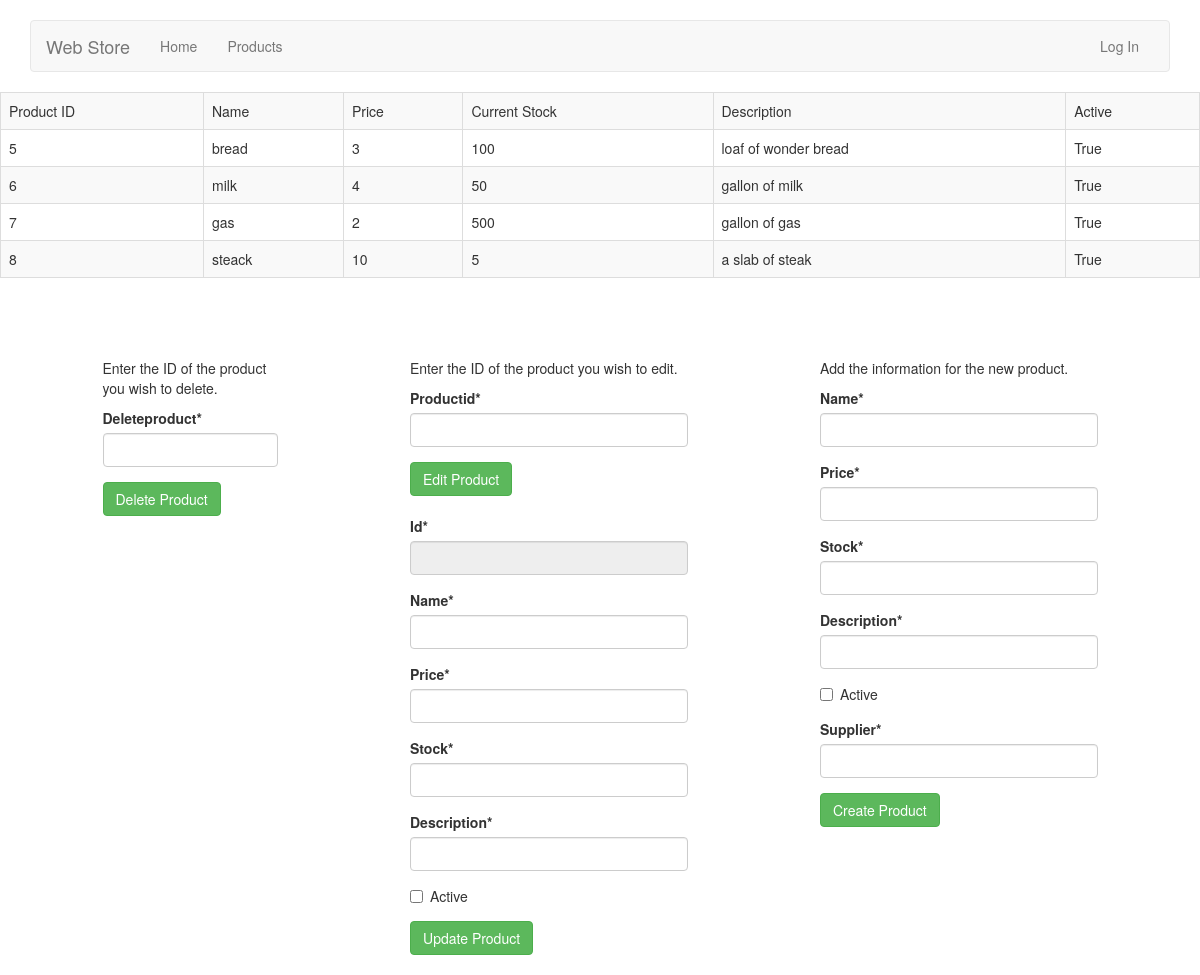
The app's page /productmanage, older data.
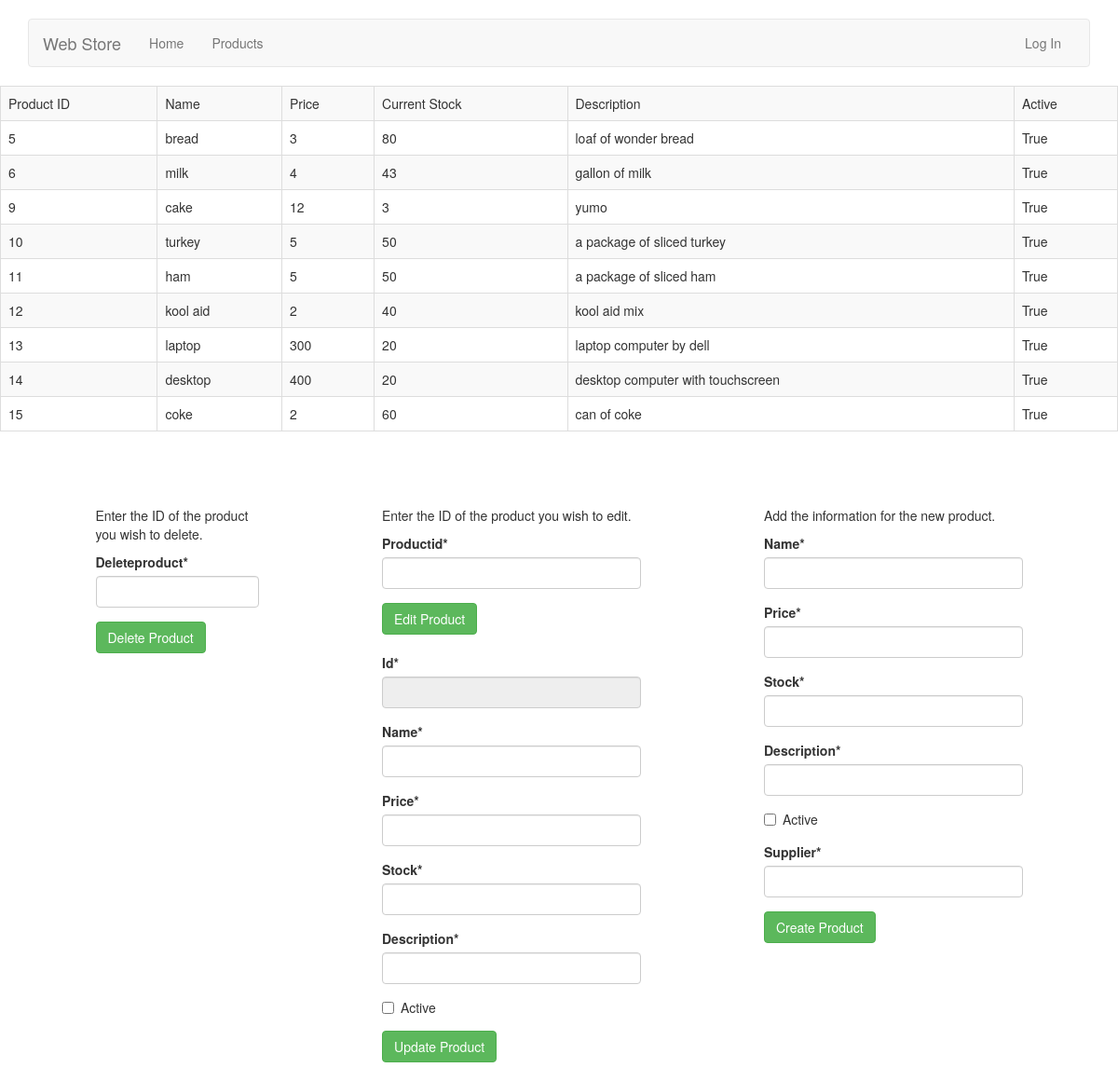
The same page, newer data.
### product/models.py (models this page shows)
class CreateProduct(models.Model):
	id = models.AutoField(primary_key=True)
	name = models.CharField(max_length=100)
	price = models.IntegerField()
	stock = models.IntegerField()
	description = models.TextField()
	active = models.BooleanField(default=True)

### home/views.py (the view, shortened to what this page needs)
# urls.py: url(r'^productmanage', 'home.views.products', name = 'manageproducts'),
def products(request):
	queryset = CreateProduct.objects.all()
	deleteform = DeleteProductForm(request.POST or None)
	lookupform = ProductLookUpForm(request.POST or None)
	updateform = UpdateProductForm(request.POST or None)
	createform = CreateProductForm(request.POST or None)
	context = {
		"deleteform": deleteform,
		"queryset": queryset,
		"updateform": updateform,
		"lookupform": lookupform,
		"createform": createform,
	}
	return render(request, "manageproducts.html", context)

### home/forms.py
class DeleteProductForm(forms.Form):
	deleteProduct = forms.IntegerField(widget = forms.TextInput)

class UpdateProductForm(forms.Form):
	id = forms.IntegerField(widget = forms.TextInput(attrs={'readonly':'readonly'}))
	name = forms.CharField(widget = forms.TextInput)
	price = forms.IntegerField(widget = forms.TextInput)
	stock = forms.IntegerField(widget = forms.TextInput)
	description = forms.CharField(widget = forms.TextInput)
	active = forms.BooleanField(widget = forms.CheckboxInput, required=False)

### templates/manageproducts.html
{% extends 'base.html' %}
{% load crispy_forms_tags %}
{% block content %}
<table class='table table-striped table-bordered'>
	<tr><td>Product ID</td><td>Name</td><td>Price</td><td>Current Stock</td><td>Description</td><td>Active</td></tr>
	{% for obj in queryset %}
		<tr><td>{{ obj.id }}</td><td>{{ obj.name }}</td><td>{{ obj.price }}</td><td>{{ obj.stock }}</td><td>{{ obj.description }}</td><td>{{ obj.active }}</td></tr>
	{% endfor %}
</table>
<br><br><br>
<div class="row">
	<div class="col-xs-2 col-xs-offset-1">
		<p>Enter the ID of the product you wish to delete.</p>
		<form method='POST' action=''>{% csrf_token %}
			{{ deleteform|crispy }}
			<input type='submit' name="delete" class="btn btn-success" 	value='Delete Product' />
		</form>
	</div>
	<div class="col-xs-3 col-xs-offset-1">
		<p>Enter the ID of the product you wish to edit.</p>
		<form method='POST' action=''>{% csrf_token %}
			{{ lookupform|crispy }}
			<input type='submit' name="lookup" class="btn btn-success" 	value='Edit Product' />
		</form>
		<br>
		<form method='POST' action=''>{% csrf_token %}
			{{ updateform|crispy }}
			<input type='submit' name="update" class="btn btn-success" 	value='Update Product' />
		</form>
	</div>
	<div class="col-xs-3 col-xs-offset-1">
		<p>Add the information for the new product.</p>
		<form method='POST' action=''>{% csrf_token %}
			{{ createform|crispy }}
			<input type='submit' name="create" class="btn btn-success" 	value='Create Product' />
		</form>
	</div>
</div>
{% endblock %}

### templates/base.html (shortened to what this page needs)
{% load staticfiles %}
<!DOCTYPE html>
<html lang="en">
  <head>
    <link href="{% static 'css/bootstrap.min.css' %}" rel="stylesheet">
     <link href="{% static 'css/jumbotron.css' %}" rel="stylesheet">
     <link href="{% static 'css/navbar.css' %}" rel="stylesheet">
  </head>
  <body>
  {% include 'navbar.html' %}
  {% block content %}
  {% endblock %}
  </body>
</html>

### templates/navbar.html (shortened to what this page needs)
    <div class="container">
      <nav class="navbar navbar-default">
        <div class="container-fluid">
          <div class="navbar-header">
            <a class="navbar-brand" href="{% url 'home' %}">Web Store</a>
          </div>
          <div id="navbar" class="navbar-collapse collapse">
            <ul class="nav navbar-nav">
              <li><a href="{% url 'home' %}">Home</a></li>
              <li><a href="{% url 'product' %}">Products</a></li>
            </ul>
            <ul class="nav navbar-nav navbar-right">
              {% if user.is_authenticated %}
                <li><a href="{% url 'cart' %}">Shopping Cart</a></li>
                <li><a href="{% url 'logout' %}">Log Out</a></li>
                <li><a href="{% url 'editaccount' %}">Edit Account</a></li>
              {% else %}
                <li><a href="{% url 'signin' %}">Log In</a></li>
              {% endif %}
            </ul>
          </div>
        </div>
      </nav>
    </div>

### static/css/jumbotron.css (style rules this page uses)
body { padding-top: 50px; padding-bottom: 20px; }

### static/css/navbar.css (style rules this page uses)
body { padding-top: 20px; padding-bottom: 20px; }
.navbar { margin-bottom: 20px; }

Row changes from the older to the newer data that the page shows:
removed CreateProduct: id "7", name "gas", price "2", stock "500", description "gallon of gas", active "True"
removed CreateProduct: id "8", name "steack", price "10", stock "5", description "a slab of steak", active "True"
changed CreateProduct "bread": stock "100" → "80"
changed CreateProduct "milk": stock "50" → "43"
added CreateProduct: id "9", name "cake", price "12", stock "3", description "yumo", active "True"
added CreateProduct: id "10", name "turkey", price "5", stock "50", description "a package of sliced turkey", active "True"
added CreateProduct: id "11", name "ham", price "5", stock "50", description "a package of sliced ham", active "True"
added CreateProduct: id "12", name "kool aid", price "2", stock "40", description "kool aid mix", active "True"
added CreateProduct: id "13", name "laptop", price "300", stock "20", description "laptop computer by dell", active "True"
added CreateProduct: id "14", name "desktop", price "400", stock "20", description "desktop computer with touchscreen", active "True"
added CreateProduct: id "15", name "coke", price "2", stock "60", description "can of coke", active "True"
